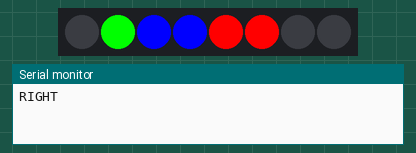
Recording of a sketch running on a simulated Arduino Uno, built with avr-gcc and run on an emulated ATmega328P. Parts: 8 RGB LEDs in strip order, left to right, the last lines printed to the serial monitor.

Above: at 0.07 s.
At 0.83 s:
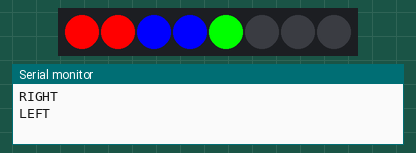
Timing chart, 0 to 40.0 s (numbered marks = the images above):
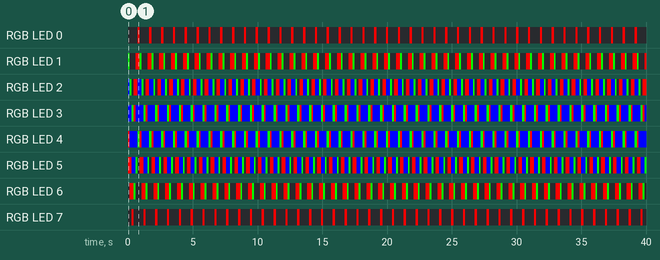

Measured:
- by itself, RGB LED 0, RGB LED 7: alternates RGB(255, 0, 0) for 0.18 s and off for 0.74 s
- by itself, RGB LED 1: repeats every 0.91 s: off 0.46 s, RGB(255, 0, 0) 0.32 s, RGB(0, 255, 0) 0.14 s
- by itself, RGB LED 2: repeats every 0.91 s: RGB(0, 255, 0) 0.14 s, off 0.18 s, RGB(255, 0, 0) 0.28 s, RGB(0, 0, 255) 0.32 s
- by itself, RGB LED 3: repeats every 0.91 s: RGB(0, 255, 0) 0.18 s, RGB(255, 0, 0) 0.14 s, RGB(0, 0, 255) 0.60 s
- by itself, RGB LED 4: repeats every 0.91 s: RGB(0, 0, 255) 0.60 s, RGB(0, 255, 0) 0.18 s, RGB(255, 0, 0) 0.14 s
- by itself, RGB LED 5: repeats every 0.91 s: RGB(0, 0, 255) 0.32 s, RGB(0, 255, 0) 0.14 s, off 0.18 s, RGB(255, 0, 0) 0.28 s
- by itself, RGB LED 6: repeats every 0.91 s: RGB(0, 255, 0) 0.14 s, off 0.46 s, RGB(255, 0, 0) 0.32 s

The sketch:

stick_flashlight_cylon_fade.ino
```cpp
/*===========================================================
 * Tiny Stick Flashlight
 *
 * Test code for the tiny-stick board.
 * Uses button to change LED color.
 * Uses Potentiometer to change brightness.
 */

#include <Adafruit_NeoPixel.h>

// Which pin to use for DualRingLED control
#define LED_PIN    3

#define BUTTON_PIN 0      // Tiny
//#define BUTTON_PIN 8    // Uno

#define NUMPIXELS 8
#define CYLONSIZE 5

#define POT_PIN    2   // Tiny
//#define POT_PIN    A0    // Uno

int pixelState[NUMPIXELS];
int cylonDelay = 70;
int cylonIndex = 0;

// track direction of cylon right or left to allow for fading trail
bool cylonMovingRight = true;

Adafruit_NeoPixel pixels = Adafruit_NeoPixel(NUMPIXELS, LED_PIN, NEO_GRB+NEO_KHZ800);

#define COLOR_RED     0xFF0000
#define COLOR_RED_MED 0x3C0000
#define COLOR_RED_DIM 0x1F0000

#define COLOR_GREEN   0x00FF00
#define COLOR_BLUE    0x0000FF
#define COLOR_MAGENTA 0xFF00FF
#define COLOR_YELLOW  0xFFFF00
#define COLOR_CYAN    0x00FFFF
#define COLOR_BLACK   0
#define COLOR_WHITE   0xFFFFFF


/*================================================================================
 * fillAll
 */
void fillAll( uint32_t color )
{
  int i;

  for (i=0; i<NUMPIXELS; i++)
  {
    pixels.setPixelColor(i, color);
  }
}


/*================================================
 * Debounce function.
 *
 * Only count a button press on release, and only if it's been down for a sufficient
 * amount of time.
 *===============================================*/
#define DEBOUNCE_TIME_MS 50
bool buttonPressed( void )
{
  static int last_state=HIGH;
  int current_state;
  static unsigned long down_start_time=0;
  unsigned long current_time;

  current_state = digitalRead(BUTTON_PIN);

  /* Look for high-to-low transistions */
  if (last_state == HIGH)
  {
    if (current_state == LOW)
    {
      last_state = current_state;
      down_start_time = millis();
    }

    return(false);
  }

  else
  {
    /* look for the release with "enough time" to count a button press. */
    if (current_state == HIGH)
    {
      /* button went from low to high.  Was it down long enough? */
      current_time = millis();
      if (current_time - down_start_time > DEBOUNCE_TIME_MS)
      {
        last_state = current_state;
        return(true);
      }
      else
      {
        /* went up too quick...this is a bounce.  */
        last_state = current_state;
        return(false);
      }
    }
    else
    {
      /* We're still "low".  Waiting for release.  */
      return(false);
    }
  }
}

void setup()
{
    Serial.begin(9600);
    int i;
    uint32_t led_color=COLOR_RED;

    #if 0
    // Uno debug
    Serial.begin(9600);
    pinMode(BUTTON_PIN,INPUT_PULLUP);
    #endif

    pixels.begin();

    for (int i=0; i < NUMPIXELS; i++)
    {
      if (i < CYLONSIZE)
      {
         pixelState[i] = 1;
         pixels.setPixelColor(i,led_color);
      }
      else
      {
         pixelState[i] = 0;
         pixels.setPixelColor(i,0);
      }
      pixels.show();
    }
}

uint32_t colors[] =
{
  COLOR_RED,
  COLOR_BLUE,
  COLOR_GREEN,
  COLOR_WHITE
};

void showLEDs(){
   int cylonCounter = 0; // track how many pixels have been lit for fading

   uint32_t cylon_color = COLOR_RED;
   uint32_t cylon_color_med = COLOR_BLUE;
   uint32_t cylon_color_dim = COLOR_GREEN;
   uint32_t bgrd_color = COLOR_BLACK;
   for (int i=0; i < NUMPIXELS; i++)
    {
      if (cylonMovingRight == true && pixelState[i] == 1)
      {

        if (cylonCounter < 1)
          pixels.setPixelColor(i,cylon_color_dim);
        else if (cylonCounter <= 2)
          pixels.setPixelColor(i,cylon_color_med);
        else
          pixels.setPixelColor(i,cylon_color);
        cylonCounter++;
      }
      else if (cylonMovingRight == false && pixelState[i] == 1)
      {
        if (CYLONSIZE - cylonCounter > 3)
          pixels.setPixelColor(i,cylon_color);
        else if (CYLONSIZE - cylonCounter >= 2)
          pixels.setPixelColor(i,cylon_color_med);
        else
          pixels.setPixelColor(i,cylon_color_dim);
        cylonCounter++;
      }
      else
      {
        pixels.setPixelColor(i,bgrd_color);
      }

    }
    pixels.show();
    if( pixelState[0] == 1 || pixelState[NUMPIXELS-1] == 1)
      delay(cylonDelay*2.5);
    else if
      ( pixelState[1] == 1 || pixelState[NUMPIXELS-2] == 1)
      delay(cylonDelay*2);
    else
      delay(cylonDelay);
}


void shiftRIGHT(){
  cylonMovingRight = true;
  Serial.println("RIGHT");
  while (pixelState[NUMPIXELS - 1] == 0)
  {
    for (int i = NUMPIXELS - 1; i > 0; i--)
    {
      pixelState[i]=pixelState[i-1];
    }
    pixelState[0]=0;
    showLEDs();
  }
}

void shiftLEFT(){
  Serial.println("LEFT");
  cylonMovingRight = false;
  while (pixelState[0] == 0)
  {
    for (int i = 0; i < NUMPIXELS - 1; i++)
    {
      pixelState[i]=pixelState[i+1];
    }
    pixelState[NUMPIXELS - 1]=0;
    showLEDs();
  }
}


void loop()
{
  shiftRIGHT();
  shiftLEFT();
}
```
